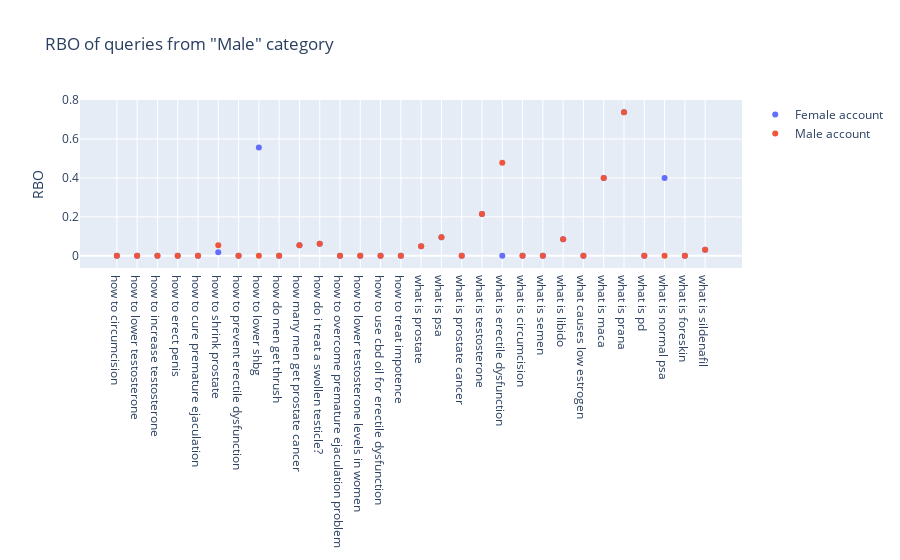

Write notebook code for a chart like this one.
### Code cell
all_queries['rbo_man'] = res_man 
all_queries['rbo_woman'] = res_woman 
all_queries

layout = go.Layout(
    title=go.layout.Title(
            text='RBO of queries from "Male" category'),
    yaxis=go.layout.YAxis(
        title=go.layout.yaxis.Title(
            text='RBO'))
)

fig = go.Figure(layout=layout)

fig.add_scatter(x=all_queries['Male'], y=all_queries['rbo_woman'], mode='markers', name='Female account')
fig.add_scatter(x=all_queries['Male'], y=all_queries['rbo_man'], mode='markers', name='Male account', )

fig.show()

### Figure 1 — Plotly figure (JSON) as saved in the notebook; plotly's stock layout.template omitted (floating-point values rounded to 4 significant figures)
{"data": [{"mode": "markers", "name": "Female account", "type": "scatter", "x": ["how to circumcision", "how to lower testosterone", "how to increase testosterone", "how to erect penis", "how to cure premature ejaculation", "how to shrink prostate", "how to prevent erectile dysfunction", "how to lower shbg", "how do men get thrush", "how many men get prostate cancer", "how do i treat a swollen testicle?", "how to overcome premature ejaculation problem", "how to lower testosterone levels in women", "how to use cbd oil for erectile dysfunction", "how to treat impotence", "what is prostate", "what is psa", "what is prostate cancer", "what is testosterone", "what is erectile dysfunction", "what is circumcision", "what is semen", "what is libido", "what causes low estrogen", "what is maca", "what is prana", "what is pd", "what is normal psa", "what is foreskin", "what is sildenafil"], "y": [0, 0, 0, 0, 0, 0.01786, 0, 0.5568, 0, 0.05432, 0.0625, 0, 0, 0, 0, 0.04911, 0.09598, 0, 0.2147, 0, 0, 0, 0.08557, 0, 0.4, 0.7379, 0, 0.4, 0, 0.03125]}, {"mode": "markers", "name": "Male account", "type": "scatter", "x": ["how to circumcision", "how to lower testosterone", "how to increase testosterone", "how to erect penis", "how to cure premature ejaculation", "how to shrink prostate", "how to prevent erectile dysfunction", "how to lower shbg", "how do men get thrush", "how many men get prostate cancer", "how do i treat a swollen testicle?", "how to overcome premature ejaculation problem", "how to lower testosterone levels in women", "how to use cbd oil for erectile dysfunction", "how to treat impotence", "what is prostate", "what is psa", "what is prostate cancer", "what is testosterone", "what is erectile dysfunction", "what is circumcision", "what is semen", "what is libido", "what causes low estrogen", "what is maca", "what is prana", "what is pd", "what is normal psa", "what is foreskin", "what is sildenafil"], "y": [0, 0, 0, 0, 0, 0.05432, 0, 0, 0, 0.05432, 0.0625, 0, 0, 0, 0, 0.04911, 0.09598, 0, 0.2147, 0.4775, 0, 0, 0.08557, 0, 0.4, 0.7379, 0, 0, 0, 0.03125]}], "layout": {"autosize": true, "title": {"text": "RBO of queries from \"Male\" category"}, "xaxis": {"autorange": true, "range": [-1.809, 30.81], "type": "category"}, "yaxis": {"autorange": true, "range": [-0.05405, 0.792], "title": {"text": "RBO"}, "type": "linear"}}}
